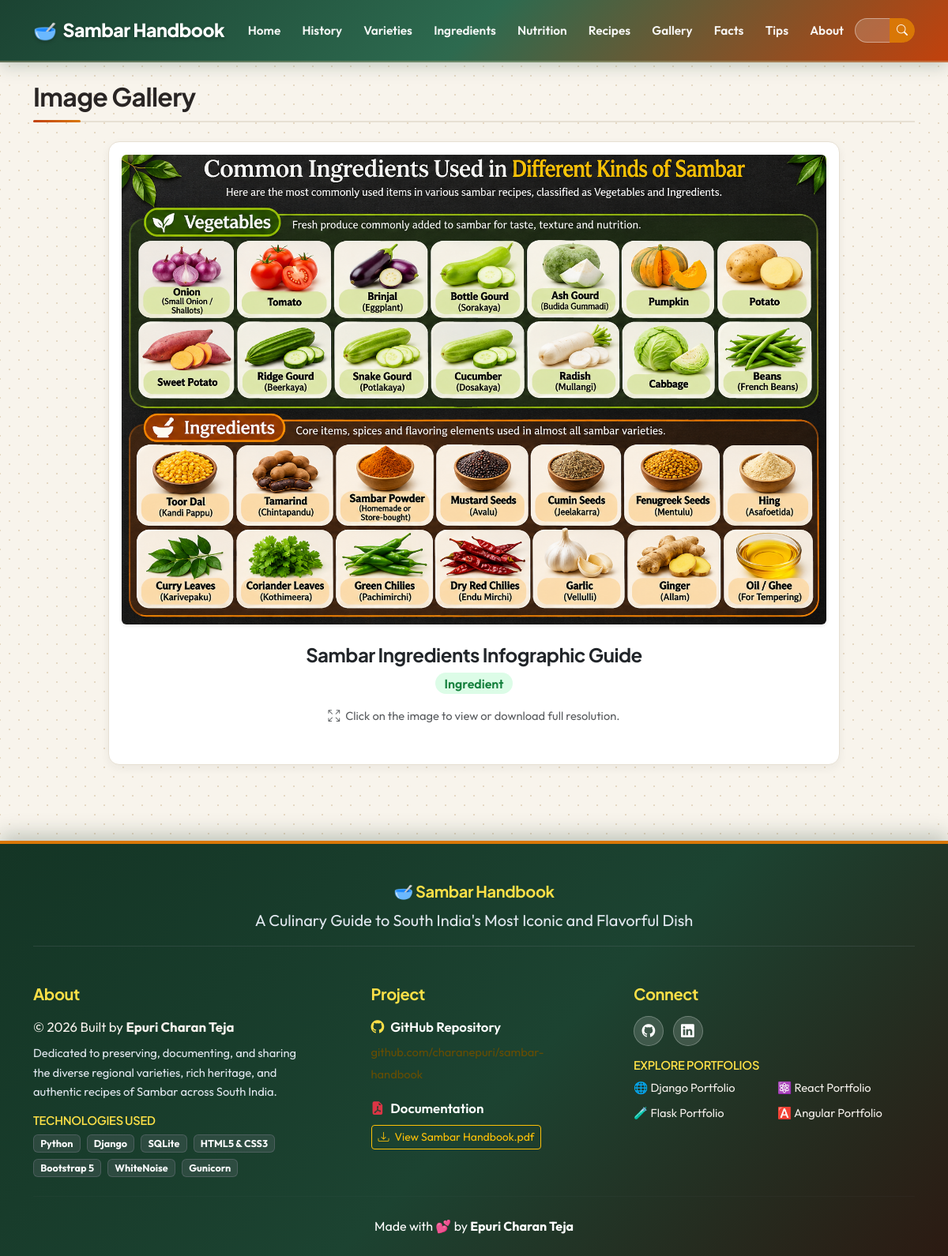
Page /gallery/ on the committed database.
### handbook/models.py (models this page shows, shortened)
class Gallery(models.Model):
    CATEGORY_CHOICES = [
        ('Ingredient', 'Ingredient'),
        ('Cooking', 'Cooking'),
        ('Dish', 'Dish'),
        ('Regional', 'Regional'),
        ('Vegetable', 'Vegetable'),
    ]
    title = models.CharField(max_length=100)
    image = models.ImageField(
        upload_to='gallery/'
    )
    category = models.CharField(
        max_length=50,
        choices=CATEGORY_CHOICES
    )

### handbook/views.py (the view)
# urls.py: path('gallery/', views.gallery, name='gallery'),
def gallery(request):
    category = request.GET.get('category')
    images = Gallery.objects.all()
    if category:
        images = images.filter(
            category=category
        )
    context = {
        'images': images
    }
    return render(
        request,
        'handbook/gallery.html',
        context
    )

### handbook/templates/handbook/gallery.html (shortened to what this page needs)
{% extends 'handbook/base.html' %}
{% block content %}
    <h2 class="mb-4 section-header">Image Gallery</h2>
    <div class="row justify-content-center mb-5">
        {% for image in images %}
            <div class="col-lg-10 col-md-12">
                <div class="card shadow p-3 border-0">
                    {% if image.image %}
                        <a href="{{ image.image.url }}" target="_blank" title="Click to view full resolution">
                            <img src="{{ image.image.url }}" class="img-fluid rounded shadow-sm w-100" alt="{{ image.title }}" style="max-height: 800px; object-fit: contain; background: #ffffff;">
                        </a>
                    {% endif %}
                    <div class="card-body text-center pt-4">
                        <h4 class="card-title fw-bold">
                            {{ image.title }}
                        </h4>
                        <div class="mt-2 mb-3">
                            <span class="badge badge-tag fs-6">
                                {{ image.category }}
                            </span>
                        </div>
                        <p class="text-muted small">
                            <i class="bi bi-arrows-fullscreen me-1"></i> Click on the image to view or download full resolution.
                        </p>
                    </div>
                </div>
            </div>
        {% empty %}
            <div class="col-12">
                <div class="alert alert-info">
                    No images available in the gallery.
                </div>
            </div>
        {% endfor %}
    </div>
{% endblock %}

### handbook/static/handbook/css/style.css (style rules this page uses)
:root { --primary: #c2410c; --primary-hover: #9a3412; --primary-light: #ffedd5; --secondary: #d97706; --accent: #15803d; --accent-hover: #166534; --accent-light: #dcfce7; --dark: #1c1917; --dark-surface: #292524; --light-bg: #f8f4ec; --card-bg: #ffffff; --text-main: #292524; --text-muted: #57534e; --border-color: #e7e0d3; --shadow-sm: 0 4px 12px rgba(41, 37, 36, 0.06); --shadow-md: 0 10px 25px rgba(41, 37, 36, 0.09); --shadow-lg: 0 20px 40px rgba(41, 37, 36, 0.13); --radius-sm: 8px; --radius-md: 14px; --radius-lg: 20px; --radius-pill: 50px; --font-heading: 'Plus Jakarta Sans', system-ui, -apple-system, sans-serif; --font-body: 'Outfit', system-ui, -apple-system, sans-serif; }
body { background-color: var(--light-bg) !important; background-image: radial-gradient(#e5d8c3 0.85px, transparent 0.85px), radial-gradient(#e5d8c3 0.85px, var(--light-bg) 0.85px) !important; background-size: 24px 24px !important; background-position: 0 0, 12px 12px !important; color: var(--text-main); font-family: var(--font-body); font-size: 1.05rem; line-height: 1.65; -webkit-font-smoothing: antialiased; min-height: 100vh; display: flex; flex-direction: column; }
h1, h2, h3, h4, h5, h6, .navbar-brand { font-family: var(--font-heading); font-weight: 700; color: var(--text-main); letter-spacing: -0.02em; }
.card { background-color: var(--card-bg) !important; border: 1px solid var(--border-color) !important; border-radius: var(--radius-md) !important; box-shadow: var(--shadow-sm) !important; transition: transform 0.25s cubic-bezier(0.165, 0.84, 0.44, 1), box-shadow 0.25s ease; overflow: hidden; }
.badge-tag { background-color: var(--accent-light) !important; color: var(--accent) !important; font-weight: 600; padding: 0.35rem 0.75rem; border-radius: var(--radius-pill); }
.section-header { position: relative; margin-bottom: 2rem; padding-bottom: 0.75rem; border-bottom: 2px solid var(--border-color); }
.section-header::after { content: ''; position: absolute; bottom: -2px; left: 0; width: 60px; height: 3px; background: linear-gradient(90deg, var(--primary), var(--secondary)); border-radius: var(--radius-pill); }

### rows in the picture
Gallery: image (picture), title "Sambar Ingredients Infographic Guide", category "Ingredient"
